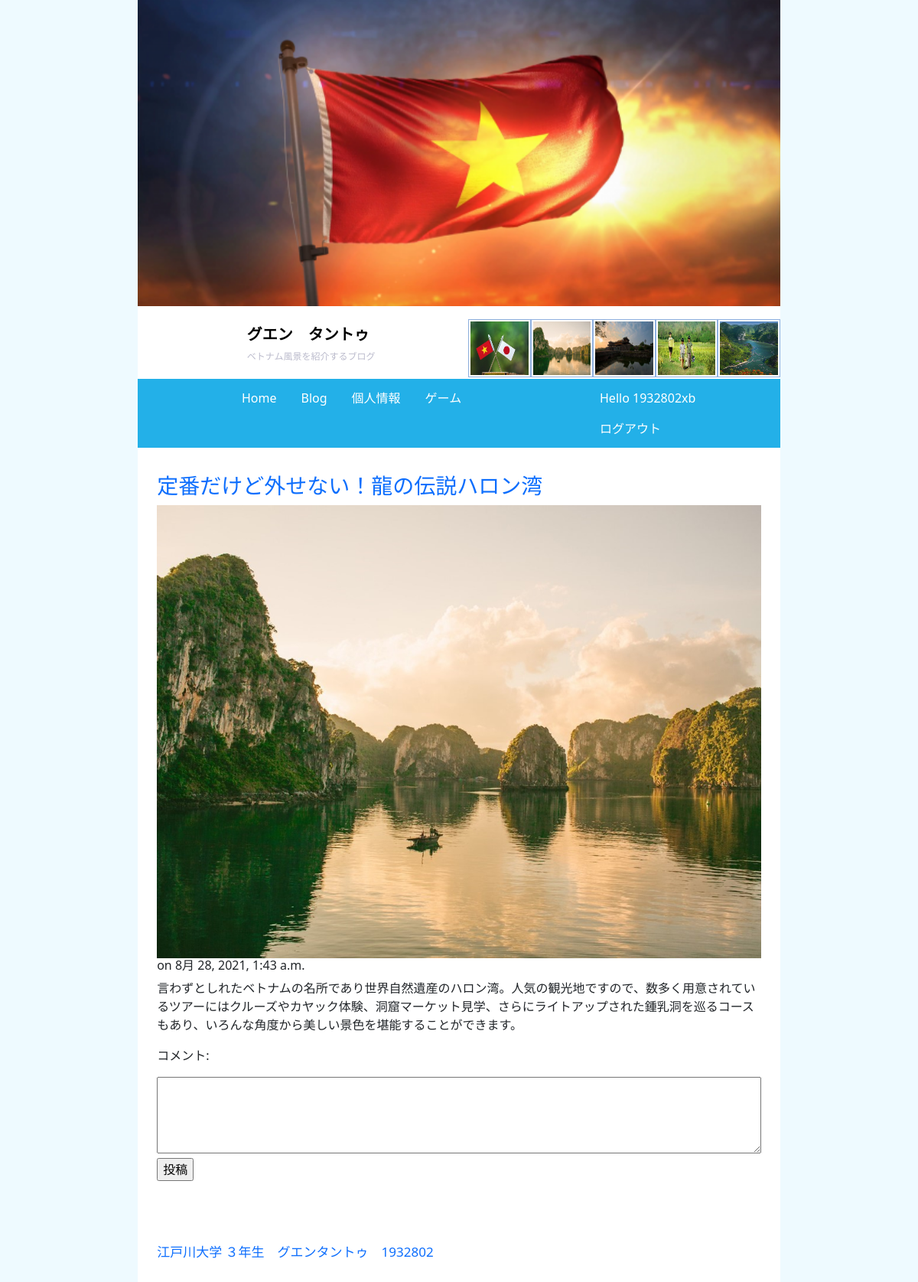
Screenshot of /Blogpost/1/ (signed in) with the database file from the repository.
### Blogpost/models.py (models this page shows, shortened)
class Post(models.Model):
    title = models.CharField(max_length=100)
    body = models.TextField()
    date = models.DateTimeField(auto_now_add=True)
    image = models.ImageField(null=True)

### Blogpost/views.py (the view)
# urls.py: path('<int:pk>/', views.post,name='post'),
def post(request, pk):
    post = get_object_or_404(Post, pk=pk)
    form = CommentForm()
    if request.method == "POST":
        form = CommentForm(request.POST, author=request.user, post=post)
        if form.is_valid():
            form.save()
            return HttpResponseRedirect(request.path)
    return render(request, "Blogpost/post.html", {"post": post, "form": form})

### Blogpost/forms.py (shortened to what this page needs)
class CommentForm(forms.ModelForm):
    def __init__(self, *args, **kwargs):
        self.author = kwargs.pop('author', None)
        self.post = kwargs.pop('post', None)
        super().__init__(*args, **kwargs)
    class Meta:
        model = Comment
        fields = ["body"]

### Blogpost/templates/Blogpost/post.html (shortened to what this page needs)
{% extends "pages/index.html" %}
{% block content %}
  <div style="margin:3%">
        <h3><a href="{% url 'Blogpost' %}">{{post.title}}</a></h3>
        <img src="{{post.image.url}}" style="width:100%;" />
        <h6>on {{post.date}}</h6>
        {{post.body|safe|linebreaks}}
        {% if user.username %}
            <form action="{% url 'post' post.id %}" method="POST">
                <p><label>コメント:</label></p>
                {{form.body}}
                <br/>
                <input type="submit" value="投稿"/>
            </form>
        {% endif %}
  </div>
{% endblock %}

### polls/templates/pages/index.html (shortened to what this page needs)
<!DOCTYPE html>
<html lang="en">
<head>
{% load static %}
     <link rel="stylesheet" href="{%static 'css/bootstrap.min.css' %}" type="text/css">
     <link rel="stylesheet" href="{% static 'css/indexy.css' %}">
</head>
<body>
   <header>
        <div class="header_img">
        </div>
        <div class="header_title">
            <div class="row">
               <div class="header_left col-sm-6 　">
                   <div class="header_left--title ">
                      <h1> グエン　タントゥ </h1>
                      <p>ベトナム風景を紹介するブログ</p>
                    </div>
                </div>
                <div class="header-right  col-sm-6">
                   <ul class="nav">
                    <li class="nav-item">
                        <img src="{% static './images/vietnhat.jpg' %}" alt="">
                    </li>
                    <li class="nav-item">
                         <img src="{% static './images/halong1.jpg' %}" alt="">
                    </li>
                    <li class="nav-item">
                        <img src="{% static './images/hue.jpg' %}" alt="">
                    </li>
                    <li class="nav-item">
                        <img src="{% static './images/duater.jpg' %}" alt="">
                    </li>
                    <li class="nav-item">
                         <img src="{% static './images/nhatrang.jpg' %}" alt="">
                    </li>
                   </ul>
                </div>
            </div>
        </div>
        <div class="header_content">
           <div class="row">
                   <div class="header_content__right col-sm-7">
                  <ul class="nav">
                    <li class="nav-item">
                  <a class="nav-link" href="{% url 'home' %}">Home</a>
                   </li>
                <li class="nav-item">
                    <a class="nav-link" href="{% url 'Blogpost' %}">Blog</a>
                </li>
                <li class="nav-item">
                    <a class="nav-link" href="{% url 'polls' %}">個人情報</a>
                </li>
                <li class="nav-item">
                    <a class="nav-link " href="{% url 'contact' %}">ゲーム</a>
                </li>
            </ul>
           </div>
           <div class="header_content__left col-sm-5">
                  {% if user.username %}
                     <ul class="nav">
                        <li class="nav-item">
                             <a class="nav-link">Hello {{user.username}}</a>
                        </li>
                         <li class="nav-item">
                             <a class="nav-link"href="{% url 'logout' %}">ログアウト</a>
                         </li>
                    </ul>
                {% endif %}
           </div>
           </div>
        </div>
    </header>
     <div>
             {% block content %}
             {% endblock %}
    </div>
   <footer>
         <h1>江戸川大学 ３年生　グエンタントゥ　1932802　</h1>
　　</footer>
</body>
</html>

### static/css/indexy.css (style rules this page uses)
html { background: #eefaff; }
body { width: 70%; margin: auto; height: 100%; background: white; }
header { position: relative; }
a { text-decoration: none; }
.header_img { overflow: hidden; background-size: cover; background-position: center; background-image: url("../images/laco.png"); height: 400px; }
.header_title { margin-top: 2%; }
.header_left--title { margin: 2% 0 0 35%; }
.header_left--title h1 { font-size: 20px; font-weight: 700; color: #000; }
.header_left--title p { font-size: 12px; color: #bbc; }
.header-right ul { justify-content: space-around; }
.header-right li { width: 20%; border: 1px solid #90b1e1; padding: 2px; }
.header-right img { width: 100%; height: 70px; }
.header_content ul { margin-left: 25%; }
.header_content { background: #23b0e8; margin-top: 2px; margin-bottom: 4%; padding: 5px 0; }
.header_content a { color: white; }
textarea { width: 100%; height: 100px; }
footer { margin: 7% 3%; }
footer h1 { font-size: 17px; color: #0d6efd; }

### rows the page displays
Post: title "定番だけど外せない！龍の伝説ハロン湾", image (picture), date "8月 28, 2021, 1:43 a.m.", body "言わずとしれたベトナムの名所であり世界自然遺産のハロン湾。人気の観光地ですので、数多く用意されているツアーにはクルーズやカヤック体験、洞窟マーケット見学、さらにライトアップされた鍾乳洞を巡るコースもあり、いろんな角度から美しい景色を堪能することができます。"

### other values shown
{{ user.username }} "1932802xb"
